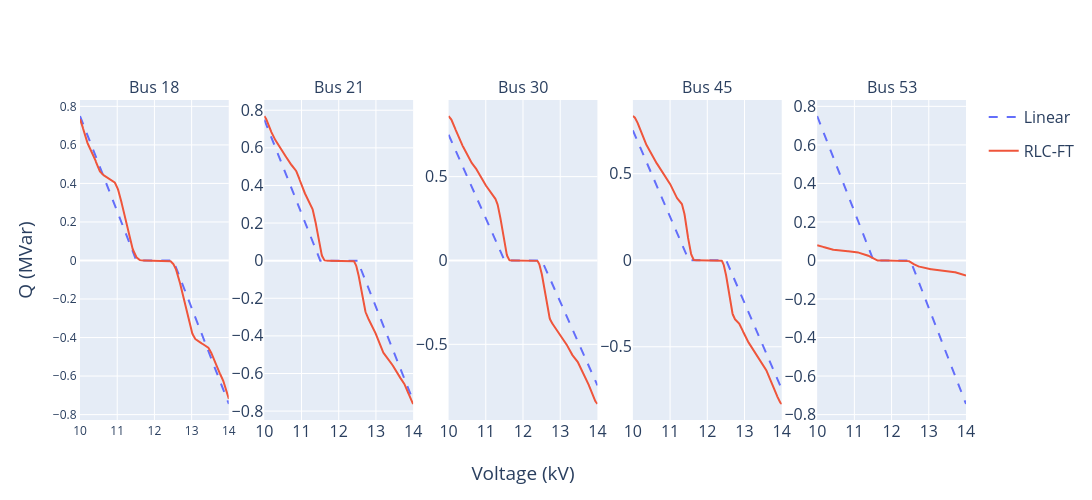

The notebook cell saved with this chart:
### Code cell
policy_plotly(agent_policy_net, topology)

### Figure 1 — Plotly figure (JSON) as saved in the notebook; plotly's stock layout.template omitted (floating-point values rounded to 4 significant figures; data arrays with more than 128 entries replaced by an {"elided": "..."} marker saying what was removed)
{"data": [{"legendgroup": "Linear", "line": {"color": "#636EFA", "dash": "dash"}, "mode": "lines", "name": "Linear", "showlegend": true, "type": "scatter", "x": {"elided": "400 float values"}, "xaxis": "x", "y": {"elided": "400 float values"}, "yaxis": "y"}, {"legendgroup": "RLC-FT", "line": {"color": "#EF553B"}, "mode": "lines", "name": "RLC-FT", "showlegend": true, "type": "scatter", "x": {"elided": "400 float values"}, "xaxis": "x", "y": {"elided": "400 float values"}, "yaxis": "y"}, {"legendgroup": "Linear", "line": {"color": "#636EFA", "dash": "dash"}, "mode": "lines", "name": "Linear", "showlegend": false, "type": "scatter", "x": {"elided": "400 float values"}, "xaxis": "x2", "y": {"elided": "400 float values"}, "yaxis": "y2"}, {"legendgroup": "RLC-FT", "line": {"color": "#EF553B"}, "mode": "lines", "name": "RLC-FT", "showlegend": false, "type": "scatter", "x": {"elided": "400 float values"}, "xaxis": "x2", "y": {"elided": "400 float values"}, "yaxis": "y2"}, {"legendgroup": "Linear", "line": {"color": "#636EFA", "dash": "dash"}, "mode": "lines", "name": "Linear", "showlegend": false, "type": "scatter", "x": {"elided": "400 float values"}, "xaxis": "x3", "y": {"elided": "400 float values"}, "yaxis": "y3"}, {"legendgroup": "RLC-FT", "line": {"color": "#EF553B"}, "mode": "lines", "name": "RLC-FT", "showlegend": false, "type": "scatter", "x": {"elided": "400 float values"}, "xaxis": "x3", "y": {"elided": "400 float values"}, "yaxis": "y3"}, {"legendgroup": "Linear", "line": {"color": "#636EFA", "dash": "dash"}, "mode": "lines", "name": "Linear", "showlegend": false, "type": "scatter", "x": {"elided": "400 float values"}, "xaxis": "x4", "y": {"elided": "400 float values"}, "yaxis": "y4"}, {"legendgroup": "RLC-FT", "line": {"color": "#EF553B"}, "mode": "lines", "name": "RLC-FT", "showlegend": false, "type": "scatter", "x": {"elided": "400 float values"}, "xaxis": "x4", "y": {"elided": "400 float values"}, "yaxis": "y4"}, {"legendgroup": "Linear", "line": {"color": "#636EFA", "dash": "dash"}, "mode": "lines", "name": "Linear", "showlegend": false, "type": "scatter", "x": {"elided": "400 float values"}, "xaxis": "x5", "y": {"elided": "400 float values"}, "yaxis": "y5"}, {"legendgroup": "RLC-FT", "line": {"color": "#EF553B"}, "mode": "lines", "name": "RLC-FT", "showlegend": false, "type": "scatter", "x": {"elided": "400 float values"}, "xaxis": "x5", "y": {"elided": "400 float values"}, "yaxis": "y5"}], "layout": {"annotations": [{"font": {"size": 16}, "showarrow": false, "text": "Bus 18", "x": 0.084, "xanchor": "center", "xref": "paper", "y": 1, "yanchor": "bottom", "yref": "paper"}, {"font": {"size": 16}, "showarrow": false, "text": "Bus 21", "x": 0.292, "xanchor": "center", "xref": "paper", "y": 1, "yanchor": "bottom", "yref": "paper"}, {"font": {"size": 16}, "showarrow": false, "text": "Bus 30", "x": 0.5, "xanchor": "center", "xref": "paper", "y": 1, "yanchor": "bottom", "yref": "paper"}, {"font": {"size": 16}, "showarrow": false, "text": "Bus 45", "x": 0.708, "xanchor": "center", "xref": "paper", "y": 1, "yanchor": "bottom", "yref": "paper"}, {"font": {"size": 16}, "showarrow": false, "text": "Bus 53", "x": 0.916, "xanchor": "center", "xref": "paper", "y": 1, "yanchor": "bottom", "yref": "paper"}], "font": {"size": 16}, "height": 500, "showlegend": true, "width": 1400, "xaxis": {"anchor": "y", "domain": [0, 0.168], "mirror": true, "showgrid": true, "showline": true, "tickfont": {"size": 12}}, "xaxis2": {"anchor": "y2", "domain": [0.208, 0.376]}, "xaxis3": {"anchor": "y3", "domain": [0.416, 0.584], "title": {"standoff": 25, "text": "Voltage (kV)"}}, "xaxis4": {"anchor": "y4", "domain": [0.624, 0.792]}, "xaxis5": {"anchor": "y5", "domain": [0.832, 1]}, "yaxis": {"anchor": "x", "domain": [0, 1], "mirror": true, "showgrid": true, "showline": true, "tickfont": {"size": 12}, "title": {"text": "Q (MVar)"}}, "yaxis2": {"anchor": "x2", "domain": [0, 1]}, "yaxis3": {"anchor": "x3", "domain": [0, 1]}, "yaxis4": {"anchor": "x4", "domain": [0, 1]}, "yaxis5": {"anchor": "x5", "domain": [0, 1]}}}
